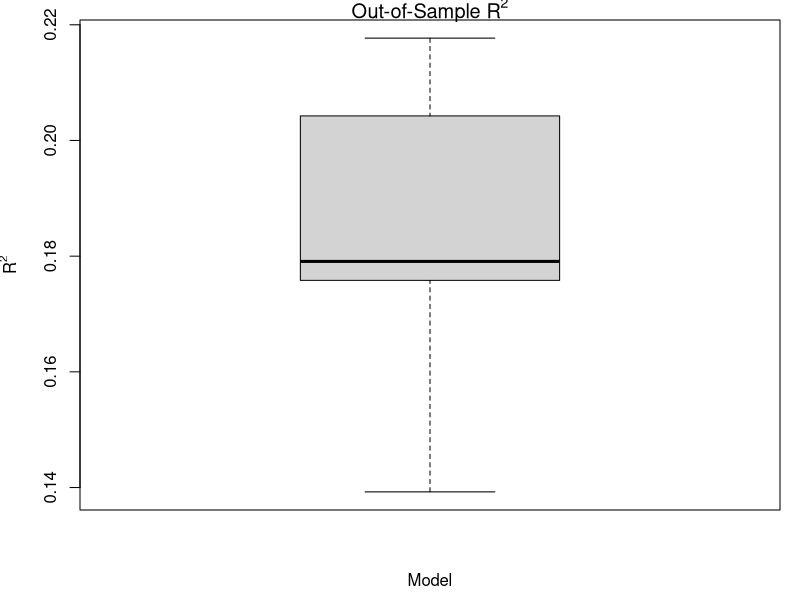
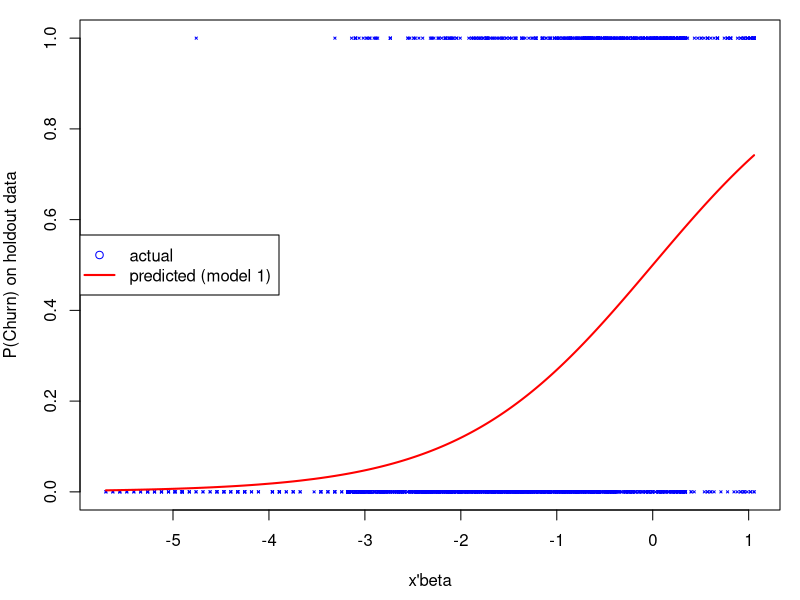
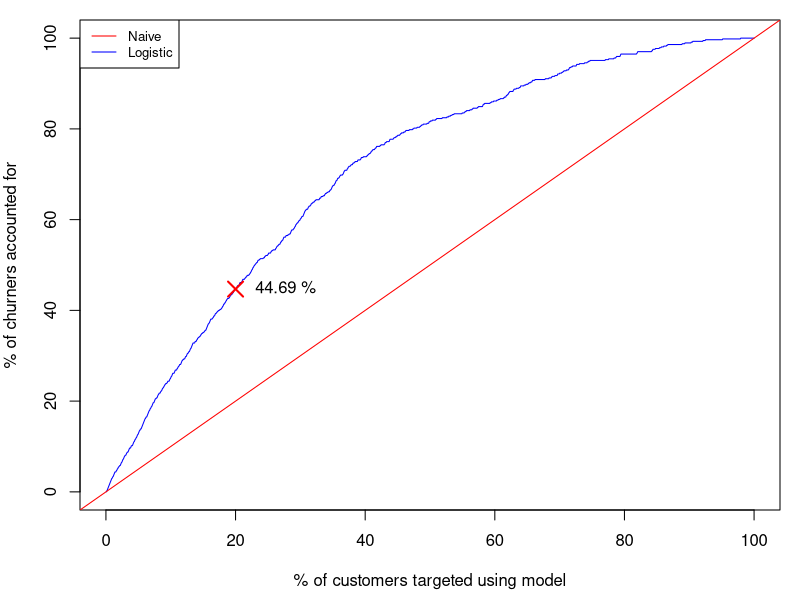
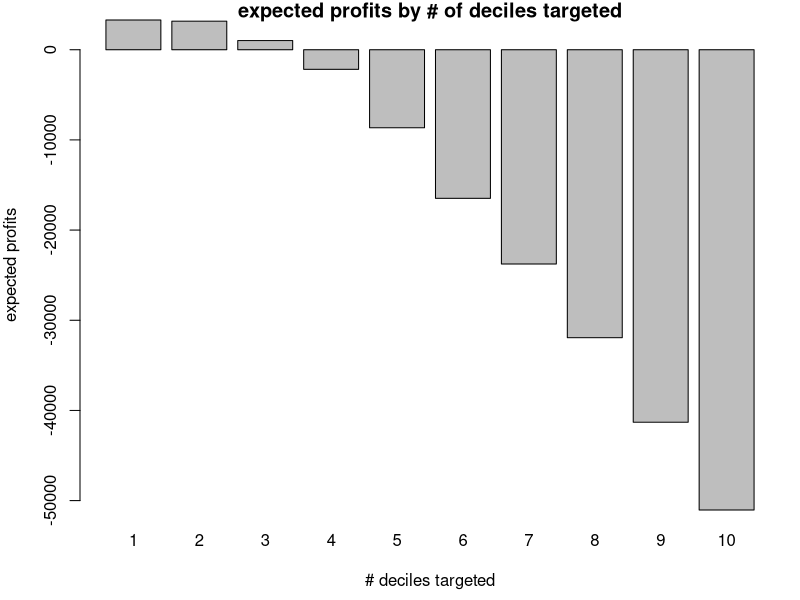

Write the R code that produced these figures, in order.
## ---- chunk 1
rm(list = ls())
library(car)
library(tidyverse)
library(pROC)
library(plotrix)  # plotting with confidence intervals
library(tidyverse)
library(kableExtra)
options("scipen"=200, "digits"=4)

library(readr)
## ---- chunk 2
test <- read_csv("telco_test.csv")
## ---- chunk 3
test$gender <- as.factor(test$gender)
test$PaymentMethod <- as.factor(test$PaymentMethod)

# Change Churn from "no" "yes" to 0 1
test <- test %>%
mutate(Churn = ifelse(Churn == "No",0,1))
## ---- chunk 4
mailed <- test %>% 
  group_by(PaymentMethod) %>% 
  summarise(n=n(), Churn = sum(Churn), p_churn = round(Churn/n,3))

## ---- chunk 5
cat("The proportion of churners of people who pay using a mailed check is", mailed$p_churn[4]) #0.186
## ---- chunk 6
churn_pmethod <- test %>% 
  group_by(PaymentMethod) %>% 
  summarise(p_churn = mean(Churn), 
            n_churners = sum(Churn), 
            n=n(),
            p_churn_se = sqrt((p_churn)*(1-p_churn)/n)) %>%
  mutate(lower_CI_pchurn = p_churn - 1.96*p_churn_se, 
         upper_CI_pchurn = p_churn + 1.96*p_churn_se) 

churn_pmethod$upper_CI_pchurn[4] ## 0.209
## ---- chunk 7
# fit 
model_1 <- glm(Churn ~ gender + SeniorCitizen + tenure*PaymentMethod, data=test, family = binomial(link="logit"))
## ---- chunk 8
D <- model_1$deviance # get deviance D for each
D0 <- model_1$null.deviance # D_0 is the same for all models
  
R2 <- 1-D/D0
round(R2,3)
## ---- chunk 9
coef1 <- round( (exp(coef(model_1)["tenure"] + coef(model_1)["tenure:PaymentMethodMailed check"])-1 )*100, 0)
## ---- chunk 10
cat("Odds Decreases", coef1,"%")
## ---- chunk 11
set.seed(19103)
n = nrow(test)
K = 5 # # folds
foldid = rep(1:K, each=ceiling(n/K))[sample(1:n)]
OOS <- data.frame(model1=rep(NA,K))


## pred must be probabilities (0<pred<1) for binomial
  deviance <- function(y, pred, family=c("gaussian","binomial")){
    family <- match.arg(family)
    if(family=="gaussian"){
      return( sum( (y-pred)^2 ) )
    }else{
      if(is.factor(y)) y <- as.numeric(y)>1
      return( -2*sum( y*log(pred) + (1-y)*log(1-pred) ) )
    }
  }

## get null deviance too, and return R2
  R2 <- function(y, pred, family=c("gaussian","binomial")){
  fam <- match.arg(family)
  if(fam=="binomial"){
    if(is.factor(y)){ y <- as.numeric(y)>1 }
  }
  dev <- deviance(y, pred, family=fam)
  dev0 <- deviance(y, mean(y), family=fam)
  return(1-dev/dev0)
  }  

# this part will take several minutes, fitting 3 models K times each
  
for(k in 1:K){
  train = which(foldid!=k) # data used to train
  
  # fit regressions
  model_1 <- glm(Churn ~ gender + SeniorCitizen + tenure*PaymentMethod, data=test[train,], family = binomial(link="logit"))
  
  # predict on holdout data (-train)
  pred1 <- predict(model_1, newdata=test[-train,], type = "response") ##TRAIN DATA not, the WHOLE SAMPLE
  
  # calculate R2
  OOS$model1[k] <- R2(y = test$Churn[-train],pred=pred1, family="binomial")
  
  # print progress
  cat(k, "  ")
    
}
  
## ---- chunk 12
cat("Average of R2 is", round(mean(OOS$model1),2)  )
## ---- chunk 13
par(mai=c(.9,.8,.2,.2))  
boxplot(OOS[,1], data=OOS, main=expression(paste("Out-of-Sample R"^"2")),
        xlab="Model", ylab=expression(paste("R"^"2")))
## ---- chunk 14
holdout_telco <- read_csv("telco_holdout.csv")

## Dummes:
holdout_telco$gender<-as.factor(holdout_telco$gender)
holdout_telco$PaymentMethod<-as.factor(holdout_telco$PaymentMethod)

# Change Churn from "no" "yes" to 0 1
holdout_telco <- holdout_telco %>%
  mutate(Churn = ifelse(Churn == "No",0,1))
## ---- chunk 15
# predicted x'beta part of 
xb <- predict(model_1, type = "link", newdata=holdout_telco)
# the predicted probability 
prob <- predict(model_1, type = "response", newdata=holdout_telco)

head(cbind(xb,prob)) %>% 
  kbl() %>%
  kable_styling()
## ---- chunk 16
# first we arrange:
ind <- order(prob)

## PLOT
par(mai=c(.9,.8,.2,.2))
plot(xb[ind],holdout_telco$Churn[ind], pch=4,cex=0.3,col="blue", xlab="x'beta",ylab="P(Churn) on holdout data")
lines(x=xb[ind], y=prob[ind], col="red", lwd=2)
legend('left',legend=c("actual", "predicted (model 1)"),col=c("blue","red"), pch=c(1,NA),lty=c(NA,1), lwd=c(NA,2))
## ---- chunk 17
confusion_matrix <- (table(holdout_telco$Churn, prob > 0.5))
confusion_matrix <- as.data.frame.matrix(confusion_matrix)
colnames(confusion_matrix) <- c("No", "Yes")
confusion_matrix$Percentage_Correct <- confusion_matrix[1,]$No/(confusion_matrix[1,]$No+confusion_matrix[1,]$Yes)*100
confusion_matrix[2,]$Percentage_Correct <- confusion_matrix[2,]$Yes/(confusion_matrix[2,]$No+confusion_matrix[2,]$Yes)*100

print(confusion_matrix) %>% 
  kbl() %>%
  kable_styling()
## ---- chunk 18
cat('Overall Percentage:', (round(confusion_matrix[2,2]/(confusion_matrix[2,2]+confusion_matrix[2,1])*100,0)), "%")
## ---- chunk 19
ntiles <- function(x, bins) {
  quantiles = seq(from=0, to = 1, length.out=bins+1)
  cut(ecdf(x)(x),breaks=quantiles, labels=F)
}
# create deciles
prob_decile = ntiles(prob, 10)

# prob, decile and actual
pred <- data.frame(cbind(prob,prob_decile, holdout_telco$Churn))
colnames(pred)<-c("predicted","decile", "actual")

# create lift table by decile
# average churn rate by decile

# lift is the actual churn rate in the decile divided by average overall churn rate
rbar_ho <- mean(holdout_telco$Churn)


lift_table <- pred %>% 
  group_by(decile) %>%  
  summarize(actual_churn = mean(actual), lift = actual_churn/rbar_ho, n_customers=n()) %>% 
  arrange(desc(decile)) %>% 
  mutate(cum_customers=cumsum(n_customers)) %>%
  mutate(cum_lift=cumsum(actual_churn)/sum(actual_churn)*100)

## ---- chunk 20
head(lift_table) %>% 
  kbl() %>%
  kable_styling()
## ---- chunk 21
paste("Percentage of total churners:", round(lift_table$cum_lift[2],2), "%" ) ## Answer
## ---- chunk 22
pred <- pred %>% 
  arrange(desc(predicted)) %>% 
  mutate(prop_churn = cumsum(actual)/sum(actual)*100, 
         prop_cust = seq(nrow(pred))/nrow(pred)*100)
## ---- chunk 23
# Plotting percentage of churners as a function of percentage of customers
par(mai=c(.9,.8,.2,.2))
plot(pred$prop_cust, pred$prop_churn, 
     type="l", xlab="% of customers targeted using model", ylab="% of churners accounted for", xlim = c(0,100), ylim = c(0,100), col="blue")
legend('topleft', legend=c("Naive", "Logistic"), col=c("red", "blue"), lty=1:1, cex=0.8)
abline(a=0,b=1,col="red")
points(x=20, y= lift_table$cum_lift[2], pch=4, col="red",  cex=2, lwd=2)
text(x = 27.75,y= lift_table$cum_lift[2]+0.5, paste(round(lift_table$cum_lift[2],2), "%" ))
## ---- chunk 24
gamma = 0.1  # probability that customer is rescued if he or she is a churner
LTV = 500   # lifetime value of rescued customer
delta = 50  # cost of incentive
c = 0.50  # cost of contact

# re-order lift from highest to lowest
# add columns to our lift table

profit_table <- lift_table %>% 
  mutate(cum_prop_churners = cumsum(actual_churn*n_customers)/cum_customers, 
  profit = cum_customers*((gamma*LTV+delta*(1-gamma))*cum_prop_churners-delta-c),
  decile=11-decile)
## ---- chunk 25
cat("percentile number", profit_table$decile[2], "with profits: $", profit_table$profit[2])
## ---- chunk 26
par(mai=c(.9,.8,.2,.2))
bp <- barplot(profit_table$profit ~ profit_table$decile, main="expected profits by # of deciles targeted", xlab="# deciles targeted", ylab="expected profits")
